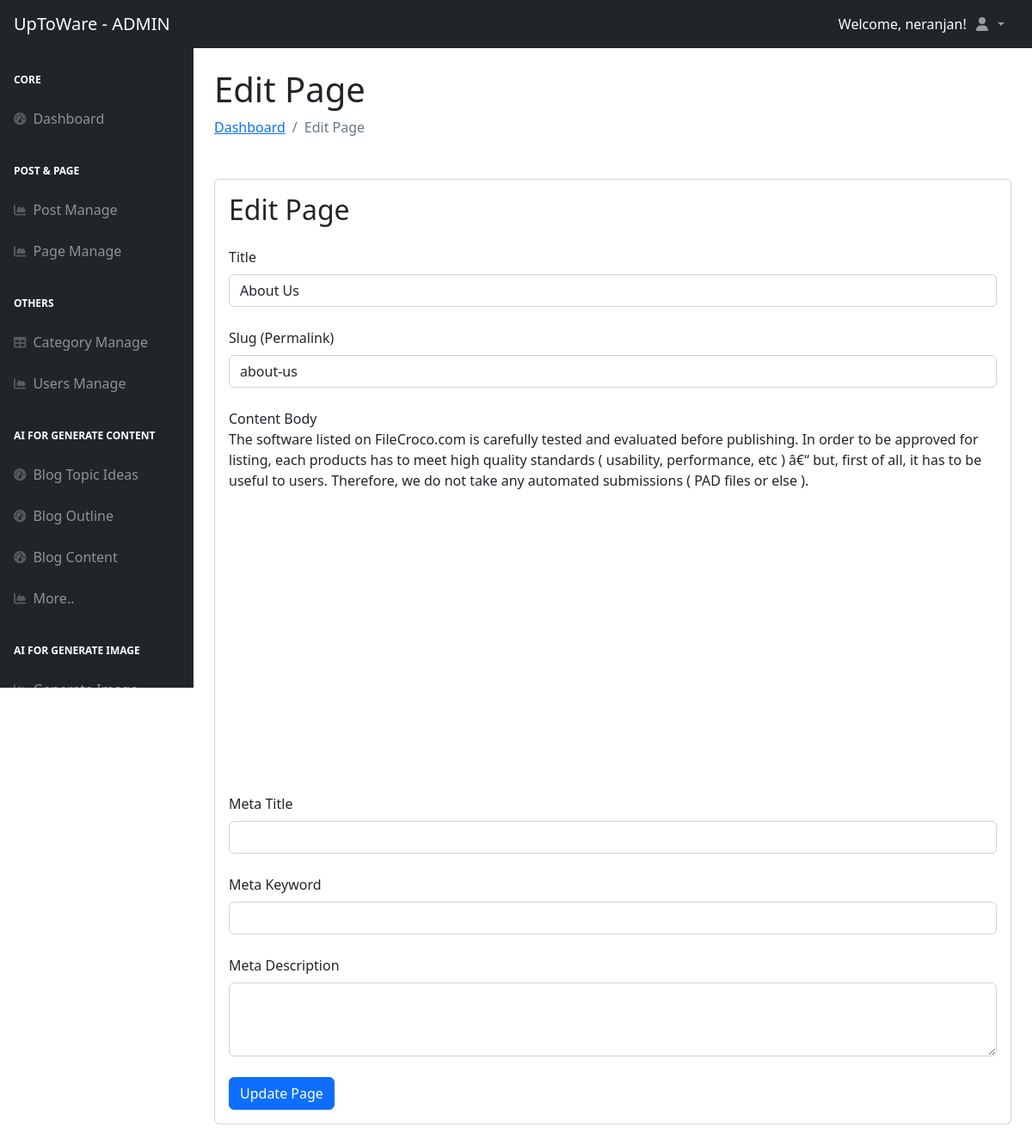
Screenshot of /dashboard/edit-page.php?id=2 (signed in) with the database file from the repository.
### tables this page shows
CREATE TABLE `settings` (
  `id` int(11) NOT NULL,
  `sitename` varchar(255) NOT NULL,
  `tagline` varchar(255) NOT NULL DEFAULT 'None',
  `domain` varchar(255) NOT NULL DEFAULT 'None',
  `sitelogo` varchar(255) DEFAULT NULL,
  `search_visibility` tinyint(1) DEFAULT 0,
  `meta_title` varchar(255) DEFAULT '',
  `meta_keywords` text DEFAULT NULL,
  `meta_description` text DEFAULT NULL
);

CREATE TABLE `pages` (
  `id` int(11) NOT NULL,
  `title` varchar(255) NOT NULL,
  `slug` varchar(255) NOT NULL,
  `content` longtext NOT NULL,
  `created_at` datetime DEFAULT current_timestamp(),
  `updated_at` datetime DEFAULT current_timestamp() ON UPDATE current_timestamp(),
  `meta_keyword` varchar(255) DEFAULT NULL,
  `meta_title` varchar(255) DEFAULT NULL,
  `meta_description` text DEFAULT NULL
);

### dashboard/edit-page.php (the view, shortened to what this page needs)
<?php
$db = connect_db();
$pageID = $_GET['id'];
$stmt = $db->prepare("SELECT * FROM pages WHERE id = ?");
$stmt->bind_param('i', $pageID);
$stmt->execute();
$pageDetails = $stmt->get_result()->fetch_assoc();
include '../include/dashboard_header.php';
?>
<?php include '../include/dashboard_slidenav_head.php'; ?>
<h1 class="mt-4">Edit Page</h1>
<ol class="breadcrumb mb-4">
    <li class="breadcrumb-item"><a href="index.php">Dashboard</a></li>
    <li class="breadcrumb-item active">Edit Page</li>
</ol>
<div class="card mb-4 mt-5">
    <div class="card-body">
        <h2 class="card-title">Edit Page</h2>
        <form action="../process/process_page.php" method="post">
            <div class="form-group mt-4">
                <label for="title">Title</label>
                <input type="text" class="form-control mt-2" id="title" name="title" value="<?= htmlspecialchars($pageDetails['title']) ?>" required>
            </div>
            <div class="form-group mt-4">
                <label for="slug">Slug (Permalink)</label>
                <input type="text" class="form-control mt-2" id="slug" name="slug" value="<?= htmlspecialchars($pageDetails['slug']) ?>" required>
            </div>
            <div class="form-group mt-4">
                <label for="content">Content Body</label>
                <div id="editor"><?= $pageDetails['content'] ?></div>
            </div>
<div class="form-group mt-4">
    <label for="meta_title">Meta Title</label>
    <input type="text" class="form-control mt-2" id="meta_title" name="meta_title" value="<?= htmlspecialchars($pageDetails['meta_title']) ?>">
</div>
<div class="form-group mt-4">
    <label for="meta_keyword">Meta Keyword</label>
    <input type="text" class="form-control mt-2" id="meta_keyword" name="meta_keyword" value="<?= htmlspecialchars($pageDetails['meta_keyword']) ?>">
</div>
<div class="form-group mt-4">
    <label for="meta_description">Meta Description</label>
    <textarea class="form-control mt-2" id="meta_description" name="meta_description" rows="3"><?= htmlspecialchars($pageDetails['meta_description']) ?></textarea>
</div>
            <button type="submit" class="btn btn-primary mt-4">Update Page</button>
        </form>
    </div>
</div>
<?php include '../include/dashboard_slidenav_down.php'; ?>
<?php include '../include/dashboard_footer.php'; ?>

### include/dashboard_header.php (shortened to what this page needs)
<?php
$db = connect_db();
$query = "SELECT sitename, sitelogo FROM settings LIMIT 1";
$result = $db->query($query);
$siteSettings = $result->fetch_assoc();
$sitename = $siteSettings['sitename'];
?>
<!DOCTYPE html>
<html lang="en">
    <head>
        <link href="https://cdn.jsdelivr.net/npm/simple-datatables@7.1.2/dist/style.min.css" rel="stylesheet" />
        <link href="css/styles.css" rel="stylesheet" />
        <link href="https://cdn.quilljs.com/1.3.6/quill.snow.css" rel="stylesheet">
    </head>
    <body class="sb-nav-fixed">
    <nav class="sb-topnav navbar navbar-expand navbar-dark bg-dark">
    <a class="navbar-brand ps-3" href="index.html"><?php echo $sitename; ?> - ADMIN</a>
    <div class="ms-auto text-white">
        Welcome, <?php echo $_SESSION['username']; ?>!
    </div>
    <ul class="navbar-nav ms-auto ms-md-0 me-3 me-lg-4">
        <li class="nav-item dropdown">
            <a class="nav-link dropdown-toggle" id="navbarDropdown" href="#" role="button" data-bs-toggle="dropdown" aria-expanded="false">
                <i class="fas fa-user fa-fw"></i>
            </a>
        </li>
    </ul>
</nav>

### dashboard/edit-page.php (style rules this page uses)
#editor { height: 400px; }

### rows the page displays
settings: sitename "UpToWare"
pages: title "About Us", slug "about-us", content "The software listed on FileCroco.com is carefully tested and evaluated before publishing. In order to be approved for listing, each products has to meet high quality standards ( usability, performance, etc ) â€“ but, first of all, it has to be useful to users. Therefore, we do not take any automated submissions ( PAD files or else )."

### other values shown
$_SESSION['username'] "neranjan"
